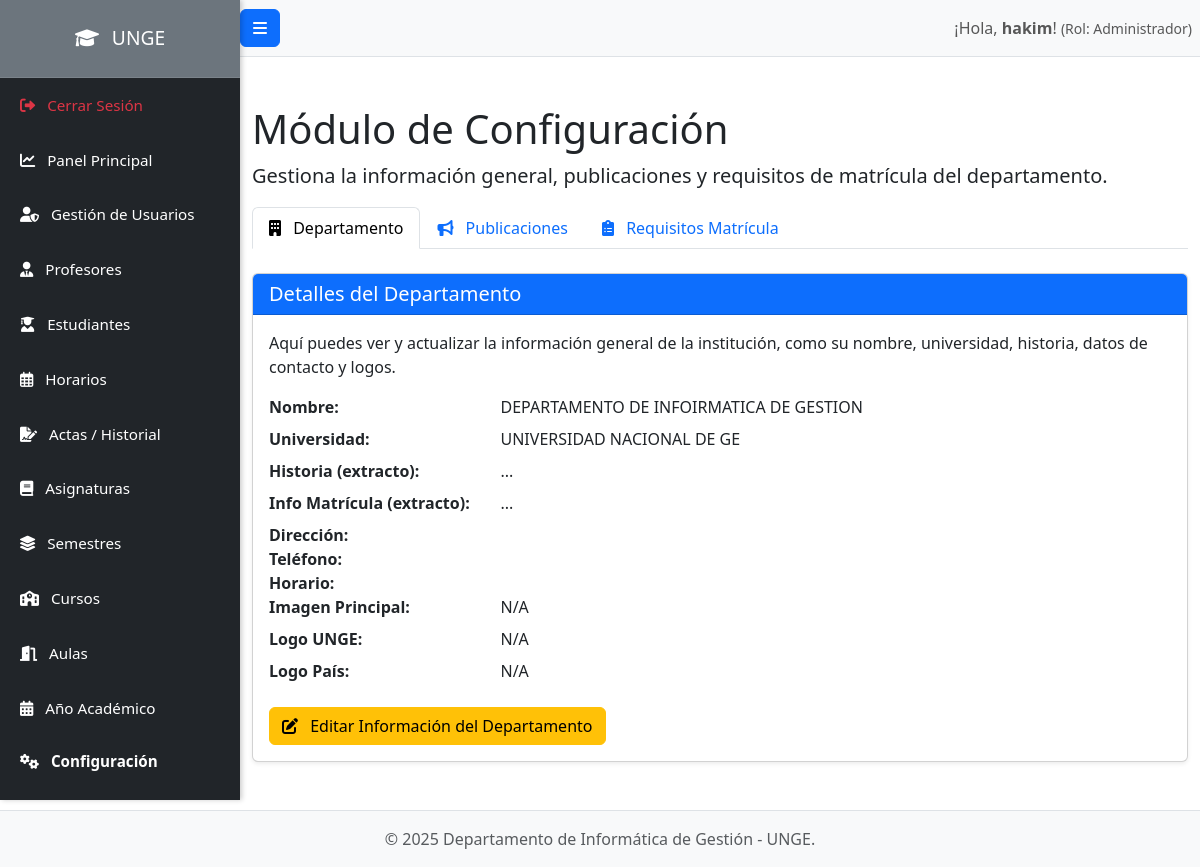
/admin/configuracion.php (signed in), run on the app's committed database.
### tables this page shows
CREATE TABLE `departamento` (
  `id_departamento` int(11) NOT NULL,
  `nombre` varchar(100) NOT NULL,
  `universidad` varchar(100) NOT NULL,
  `historia` text DEFAULT NULL,
  `imagen` text DEFAULT NULL,
  `logo_unge` text DEFAULT NULL,
  `logo_pais` text DEFAULT NULL,
  `info_matricula` text DEFAULT NULL,
  `direccion` varchar(200) DEFAULT NULL,
  `telefono` varchar(30) DEFAULT NULL,
  `horario` varchar(30) DEFAULT NULL
);

### admin/configuracion.php (the view, shortened to what this page needs)
<?php
require_once '../config/database.php';
$active_tab = 'departamento';
$departamento_data = [];
try {
    $stmt = $pdo->query("SELECT * FROM departamento LIMIT 1");
    $departamento_data = $stmt->fetch(PDO::FETCH_ASSOC);
} catch (PDOException $e) {
    set_flash_message('danger', 'Error al cargar la configuración del departamento: ' . $e->getMessage());
    error_log("PDOException al cargar departamento: " . $e->getMessage());
}
?>
<?php include '../includes/header.php'; ?>
            <h1 class="mt-4">Módulo de Configuración</h1>
            <p class="lead">Gestiona la información general, publicaciones y requisitos de matrícula del departamento.</p>
            <ul class="nav nav-tabs mb-4" id="configTabs" role="tablist">
                <li class="nav-item" role="presentation">
                    <button class="nav-link <?php echo ($active_tab == 'departamento') ? 'active' : ''; ?>" id="departamento-tab" data-bs-toggle="tab" data-bs-target="#departamento" type="button" role="tab" aria-controls="departamento" aria-selected="<?php echo ($active_tab == 'departamento') ? 'true' : 'false'; ?>">
                        <i class="fas fa-building me-2"></i> Departamento
                    </button>
                </li>
                <li class="nav-item" role="presentation">
                    <button class="nav-link <?php echo ($active_tab == 'publicaciones') ? 'active' : ''; ?>" id="publicaciones-tab" data-bs-toggle="tab" data-bs-target="#publicaciones" type="button" role="tab" aria-controls="publicaciones" aria-selected="<?php echo ($active_tab == 'publicaciones') ? 'true' : 'false'; ?>">
                        <i class="fas fa-bullhorn me-2"></i> Publicaciones
                    </button>
                </li>
                <li class="nav-item" role="presentation">
                    <button class="nav-link <?php echo ($active_tab == 'requisitos') ? 'active' : ''; ?>" id="requisitos-tab" data-bs-toggle="tab" data-bs-target="#requisitos" type="button" role="tab" aria-controls="requisitos" aria-selected="<?php echo ($active_tab == 'requisitos') ? 'true' : 'false'; ?>">
                        <i class="fas fa-clipboard-list me-2"></i> Requisitos Matrícula
                    </button>
                </li>
            </ul>
            <div class="tab-content" id="configTabsContent">
                <div class="tab-pane fade <?php echo ($active_tab == 'departamento') ? 'show active' : ''; ?>" id="departamento" role="tabpanel" aria-labelledby="departamento-tab">
                    <div class="card shadow-sm mb-4">
                        <div class="card-header bg-primary text-white">
                            <h5 class="mb-0">Detalles del Departamento</h5>
                        </div>
                        <div class="card-body">
                            <p>Aquí puedes ver y actualizar la información general de la institución, como su nombre, universidad, historia, datos de contacto y logos.</p>
                            <dl class="row">
                                <dt class="col-sm-3">Nombre:</dt><dd class="col-sm-9"><?php echo htmlspecialchars($departamento_data['nombre'] ?? 'N/A'); ?></dd>
                                <dt class="col-sm-3">Universidad:</dt><dd class="col-sm-9"><?php echo htmlspecialchars($departamento_data['universidad'] ?? 'N/A'); ?></dd>
                                <dt class="col-sm-3">Historia (extracto):</dt><dd class="col-sm-9"><?php echo htmlspecialchars(substr($departamento_data['historia'] ?? 'N/A', 0, 150)) . '...'; ?></dd>
                                <dt class="col-sm-3">Info Matrícula (extracto):</dt><dd class="col-sm-9"><?php echo htmlspecialchars(substr($departamento_data['info_matricula'] ?? 'N/A', 0, 150)) . '...'; ?></dd>
                                <dt class="col-sm-3">Dirección:</dt><dd class="col-sm-9"><?php echo htmlspecialchars($departamento_data['direccion'] ?? 'N/A'); ?></dd>
                                <dt class="col-sm-3">Teléfono:</dt><dd class="col-sm-9"><?php echo htmlspecialchars($departamento_data['telefono'] ?? 'N/A'); ?></dd>
                                <dt class="col-sm-3">Horario:</dt><dd class="col-sm-9"><?php echo htmlspecialchars($departamento_data['horario'] ?? 'N/A'); ?></dd>
                                <dt class="col-sm-3">Imagen Principal:</dt><dd class="col-sm-9"><?php echo !empty($departamento_data['imagen']) ? '<img src="' . htmlspecialchars($departamento_data['imagen']) . '" class="img-thumbnail" style="max-width: 100px;">' : 'N/A'; ?></dd>
                                <dt class="col-sm-3">Logo UNGE:</dt><dd class="col-sm-9"><?php echo !empty($departamento_data['logo_unge']) ? '<img src="' . htmlspecialchars($departamento_data['logo_unge']) . '" class="img-thumbnail" style="max-width: 80px;">' : 'N/A'; ?></dd>
                                <dt class="col-sm-3">Logo País:</dt><dd class="col-sm-9"><?php echo !empty($departamento_data['logo_pais']) ? '<img src="' . htmlspecialchars($departamento_data['logo_pais']) . '" class="img-thumbnail" style="max-width: 80px;">' : 'N/A'; ?></dd>
                            </dl>
                            <button type="button" class="btn btn-warning" data-bs-toggle="modal" data-bs-target="#departamentoModal" id="editDepartamentoBtn"
                                data-nombre="<?php echo htmlspecialchars($departamento_data['nombre']); ?>"
                                data-universidad="<?php echo htmlspecialchars($departamento_data['universidad']); ?>"
                                data-historia="<?php echo htmlspecialchars($departamento_data['historia']); ?>"
                                data-info_matricula="<?php echo htmlspecialchars($departamento_data['info_matricula']); ?>"
                                data-direccion="<?php echo htmlspecialchars($departamento_data['direccion']); ?>"
                                data-telefono="<?php echo htmlspecialchars($departamento_data['telefono']); ?>"
                                data-horario="<?php echo htmlspecialchars($departamento_data['horario']); ?>"
                                data-imagen="<?php echo htmlspecialchars($departamento_data['imagen']); ?>"
                                data-logo_unge="<?php echo htmlspecialchars($departamento_data['logo_unge']); ?>"
                                data-logo_pais="<?php echo htmlspecialchars($departamento_data['logo_pais']); ?>">
                                <i class="fas fa-edit me-2"></i> Editar Información del Departamento
                            </button>
                        </div>
                    </div>
                </div>
            </div>
<?php include '../includes/footer.php'; ?>

### public/css/style.css (style rules this page uses)
body { overflow-x: hidden; }
body { display: flex; flex-direction: column; min-height: 100vh; }
.card { border-radius: 0.5rem; border: none; }

### data on the page
departamento: nombre "DEPARTAMENTO DE INFOIRMATICA DE GESTION", universidad "UNIVERSIDAD NACIONAL DE GE"

### other printed values
$_SESSION['username'] "hakim"
$_SESSION['user_role'] "Administrador"
